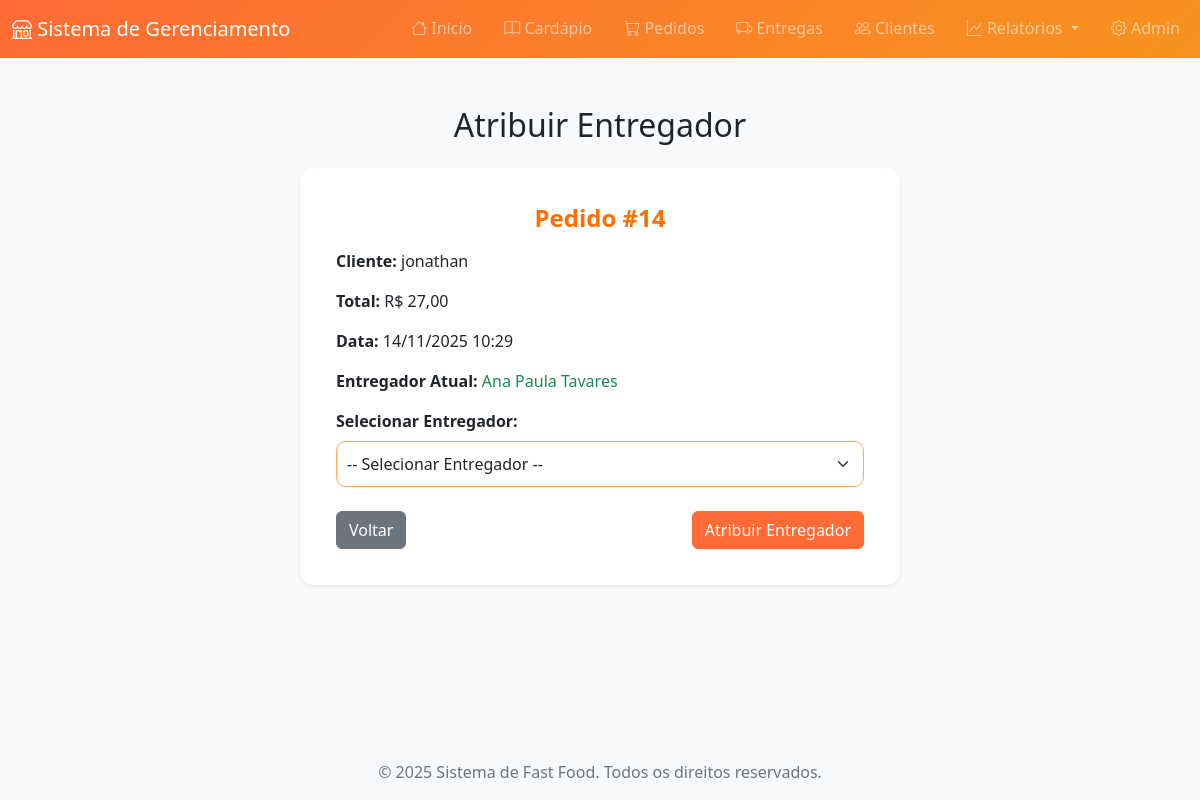
The page /entregas/10/atribuir/ on the database its author committed.
### delivery/models.py (models this page shows, shortened)
class Delivery(models.Model):
    STATUS_CHOICES = [
        ('PENDING', 'Pendente'),
        ('ASSIGNED', 'Atribuída'),
        ('IN_TRANSIT', 'Em Trânsito'),
        ('DELIVERED', 'Entregue'),
        ('FAILED', 'Falhou'),
    ]
    order = models.OneToOneField(Order, on_delete=models.CASCADE, verbose_name='Pedido')
    delivery_person = models.ForeignKey(
        DeliveryPerson,
        on_delete=models.SET_NULL,
        null=True,
        blank=True,
        verbose_name='Entregador'
    )
    status = models.CharField('Status', max_length=20, choices=STATUS_CHOICES, default='PENDING')
    delivery_address = models.TextField('Endereço de Entrega')
    estimated_time = models.IntegerField('Tempo Estimado (minutos)', default=30)
    actual_delivery_time = models.DateTimeField('Hora da Entrega', null=True, blank=True)
    notes = models.TextField('Observações', blank=True)
    created_at = models.DateTimeField('Criado em', auto_now_add=True)
    updated_at = models.DateTimeField('Atualizado em', auto_now=True)
    class Meta:
        verbose_name = 'Entrega'
        verbose_name_plural = 'Entregas'
        ordering = ['-created_at']

class DeliveryPerson(models.Model):
    STATUS_CHOICES = [
        ('AVAILABLE', 'Disponível'),
        ('BUSY', 'Ocupado'),
        ('OFFLINE', 'Offline'),
    ]
    name = models.CharField('Nome', max_length=200)
    phone = models.CharField('Telefone', max_length=20)
    vehicle = models.CharField('Veículo', max_length=100)
    status = models.CharField('Status', max_length=20, choices=STATUS_CHOICES, default='AVAILABLE')
    created_at = models.DateTimeField('Criado em', auto_now_add=True)
    class Meta:
        verbose_name = 'Entregador'
        verbose_name_plural = 'Entregadores'
        ordering = ['name']

### orders/models.py (models this page shows, shortened)
class Order(models.Model):
    STATUS_CHOICES = [
        ('PENDING', 'Pendente'),
        ('PREPARING', 'Em Preparação'),
        ('READY', 'Pronto para Entrega'),
        ('DELIVERED', 'Entregue'),
        ('CANCELLED', 'Cancelado'),
    ]
    customer = models.ForeignKey(Customer, on_delete=models.CASCADE, verbose_name='Cliente')
    status = models.CharField('Status', max_length=20, choices=STATUS_CHOICES, default='PENDING')
    total_price = models.DecimalField('Preço Total', max_digits=10, decimal_places=2, default=0)
    notes = models.TextField('Observações', blank=True)
    created_at = models.DateTimeField('Criado em', auto_now_add=True)
    updated_at = models.DateTimeField('Atualizado em', auto_now=True)
    class Meta:
        verbose_name = 'Pedido'
        verbose_name_plural = 'Pedidos'
        ordering = ['-created_at']

### customers/models.py (models this page shows, shortened)
class Customer(models.Model):
    name = models.CharField('Nome', max_length=200)
    phone = models.CharField('Telefone', max_length=20)
    email = models.EmailField('E-mail', blank=True)
    address = models.TextField('Endereço')
    loyalty_points = models.IntegerField('Pontos de Fidelidade', default=0)
    referred_by = models.ForeignKey(
        'self',
        on_delete=models.SET_NULL,
        null=True,
        blank=True,
        verbose_name='Indicado por'
    )
    created_at = models.DateTimeField('Criado em', auto_now_add=True)
    class Meta:
        verbose_name = 'Cliente'
        verbose_name_plural = 'Clientes'
        ordering = ['name']

### delivery/views.py (the view, shortened to what this page needs)
# urls.py: path('<int:pk>/atribuir/', views.delivery_assign, name='assign'),
def delivery_assign(request, pk):
    delivery = get_object_or_404(Delivery, pk=pk)
    available_persons = DeliveryPerson.objects.filter(status='AVAILABLE')
    context = {
        'delivery': delivery,
        'available_persons': available_persons,
    }
    return render(request, 'delivery/delivery_assign.html', context)

### templates/delivery/delivery_assign.html (shortened to what this page needs)
{% extends 'base.html' %}
{% load static %}
{% block content %}
<div class="container mt-5">
    <h2 class="mb-4 text-center">Atribuir Entregador</h2>
    <div class="card order-assign-card shadow-sm border-0 mx-auto" style="max-width: 600px;">
        <div class="card-body">
            <h4 class="card-title mb-3 text-center text-orange">
                Pedido #{{ delivery.order.id }}
            </h4>
            <div class="mb-3">
                <p><strong>Cliente:</strong> {{ delivery.order.customer.name }}</p>
                <p><strong>Total:</strong> R$ {{ delivery.order.total_price }}</p>
                <p><strong>Data:</strong> {{ delivery.order.created_at|date:"d/m/Y H:i" }}</p>
                <p>
                    <strong>Entregador Atual:</strong>
                    {% if delivery.delivery_person %}
                        <span class="text-success">{{ delivery.delivery_person.name }}</span>
                    {% else %}
                        <span class="text-danger">Nenhum</span>
                    {% endif %}
                </p>
            </div>
            <form method="post">
                <label for="deliveryman" class="form-label"><strong>Selecionar Entregador:</strong></label>
                <select name="delivery_person" class="form-select mb-4">
                    <option value="">-- Selecionar Entregador --</option>
                </select>
                <div class="d-flex justify-content-between">
                    <a href="{% url 'orders:list' %}" class="btn btn-secondary">Voltar</a>
                    <button type="submit" class="btn btn-primary">Atribuir Entregador</button>
                </div>
            </form>
        </div>
    </div>
</div>
{% endblock %}

### templates/base.html (style rules this page uses)
:root { --primary-color: #ff6b35; --secondary-color: #f7931e; --dark-color: #2c3e50; }
.btn-primary { background-color: var(--primary-color); border-color: var(--primary-color); }
.card { border: none; box-shadow: 0 2px 10px rgba(0,0,0,0.1); transition: transform 0.2s; }

### templates/delivery/delivery_assign.html (style rules this page uses)
.order-assign-card { background: #ffffff; border-radius: 14px; padding: 20px; transition: 0.3s ease; }
.text-orange { color: #ff6f00; font-weight: 600; }
body { background: #f9fafc; }
select.form-select { border-radius: 10px; padding: 10px; border: 1px solid #ffa64d; }

### rows shown on the page
Delivery: order.id "14", order.customer.name "jonathan", order.total_price "27,00", order.created_at "14/11/2025 10:29", delivery_person.name "Ana Paula Tavares"
